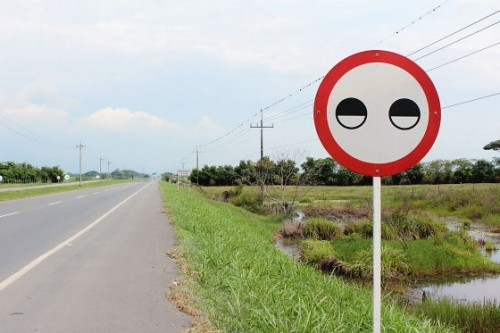
#> input picture sign2.jpg, 500 x 333 px
$ python '8.29 crop.py'
#> lines starting #> are read from the running program, lines starting #| are printed output that depends on the picture
import cv2
import numpy as np

img = cv2.imread('sign2.jpg', cv2.IMREAD_COLOR)
#> img is the input picture: shape (333, 500, 3); mean B, G, R 161.7, 177, 175.8
gray = cv2.cvtColor(img, cv2.COLOR_BGR2GRAY)
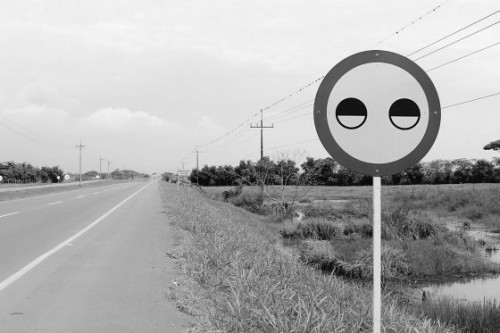
#> gray: shape (333, 500); min 0, max 254, mean 174.9
edges = cv2.Canny(gray,40,140)
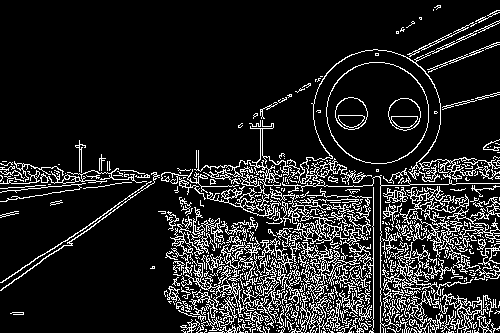
#> edges: shape (333, 500); 13.4% white in thin lines or dots
while(1):
    #img 카피하기.
    img2 = img.copy()
    #img2 가우시안 블러 처리.
    img2 = cv2.GaussianBlur(img2, (3,3), 0)
    #img2 그레이 처리.
    gray2 = cv2.cvtColor(img2, cv2.COLOR_BGR2GRAY)

    #원형 허프변환 : parmar1,2 조절이 핵심포인트.
    circles = cv2.HoughCircles(gray2, cv2.HOUGH_GRADIENT, 1, 10, param1=200, param2=120, minRadius=0, maxRadius=0)
#> circles = [[377.5, 112.5, 50.4]]

    if circles is not None:
        circles = np.uint16(np.around(circles))
#> circles = [[378, 112, 50]]
        for i in circles[0, :]:
            #원그리기 (img2,  원중심    , 반지름, 선 색깔,   선 두께)
            cv2.circle(img2, (i[0], i[1]), i[2], (255, 255, 0), 3)
            #허프변환으로 잡은 값 체크.
            print(i[0]) # X값
            print(i[1]) # Y값
            print(i[2]) # 반지름값
            #crop 하기.      [ y-반지름 : y+반지름까지, x-반지름 : x+반지름]
            crop_cimg1 = gray[i[1]-i[2] : i[1]+i[2] ,   i[0]-i[2] : i[0]+i[2]] #crop from x, y, w, h
#> this loop made 1 pass
#| 378
#| 112
#| 50
#> pass 1, `crop_cimg1 = gray[i[1]-i[2] : i[1]+i[2] ,   i[0]-i[2] : i[0]+i[2]]`:
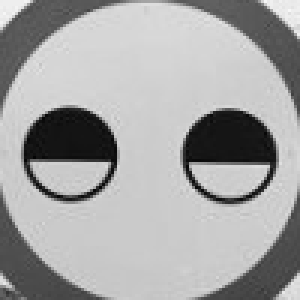
#> crop_cimg1: shape (100, 100) (shown 3 times larger); min 4, max 247, mean 164.5
#> after the loop:
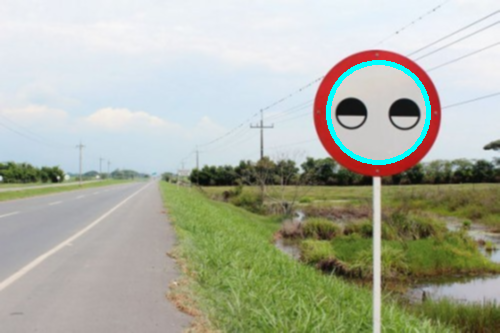
#> img2: shape (333, 500, 3); mean B, G, R 162.7, 178.1, 173.9

    #이미지출력 : 원본, 허프잡은것, crop한것.
    cv2.imshow('original', img)
    cv2.imshow('Circle', img2)
    cv2.imshow('crop circle',crop_cimg1)

    cv2.waitKey(0)

cv2.destroyAllWindows()

$ run again, with sign30.jpg copied over sign2.jpg
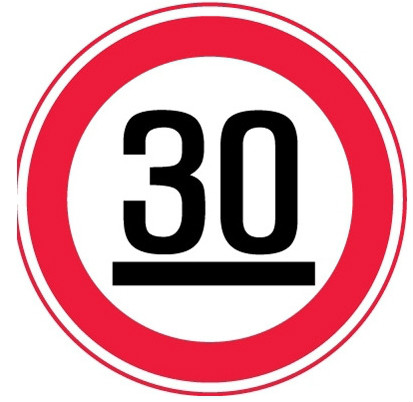
#> input picture sign30.jpg, 413 x 402 px
#> img is the input picture: shape (402, 413, 3); mean B, G, R 171.8, 163.2, 219.4
#> `edges = cv2.Canny(gray,40,140)`:
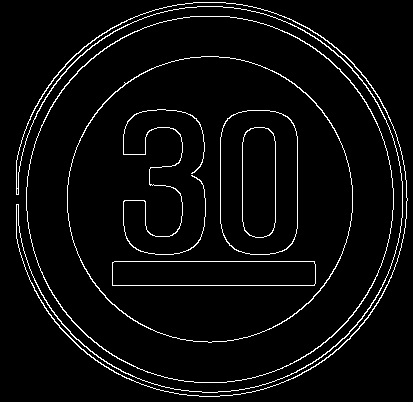
#> edges: shape (402, 413); 4.3% white in thin lines or dots
#> `circles = cv2.HoughCircles(gray2, cv2.HOUGH_GRADIENT, 1, 10, param1=20..`: circles = [[209.5, 198.5, 193.2], [201.5, 205.5, 193.3], [200.5, 191.5, 185.8], [214.5, 189.5, 187], [225.5, 212.5, 163.3], [224.5, 183.5, 175.8], [194.5, 214.5, 176]]
#> `circles = np.uint16(np.around(circles))`: circles = [[210, 198, 193], [202, 206, 193], [200, 192, 186], [214, 190, 187], [226, 212, 163], [224, 184, 176], [194, 214, 176]]
#> the loop `for i in circles[0, :]:` made 7 passes
#> (printed output is left out)
#> `cv2.imshow('crop circle',crop_cimg1)`:
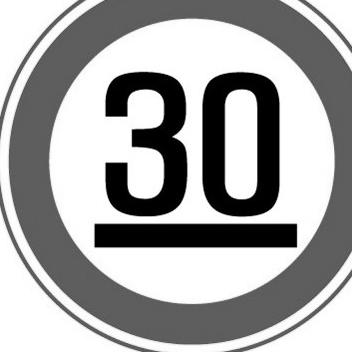
#> window 'crop circle': shape (352, 352); min 0, max 255, mean 166.1
